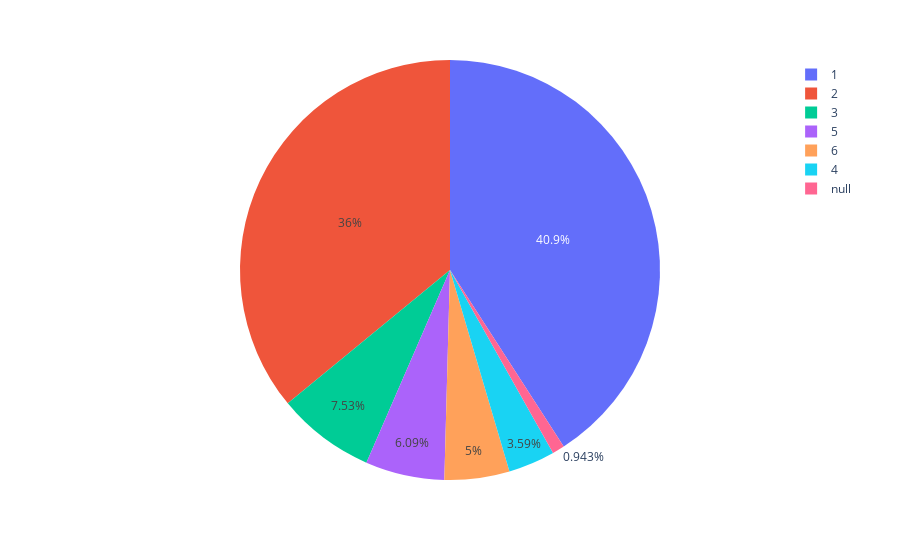

Write notebook code for a chart like this one.
### Code cell
fig = px.pie(df, names = "goal")
fig.show()

### Figure 1 — Plotly figure (JSON) as saved in the notebook; plotly's stock layout.template omitted (floating-point values rounded to 4 significant figures; data arrays with more than 128 entries replaced by an {"elided": "..."} marker saying what was removed)
{"data": [{"domain": {"x": [0, 1], "y": [0, 1]}, "hovertemplate": "goal=%{label}<extra></extra>", "labels": {"elided": "8378 int values"}, "legendgroup": "", "name": "", "showlegend": true, "type": "pie"}], "layout": {"legend": {"tracegroupgap": 0}, "margin": {"t": 60}}}
